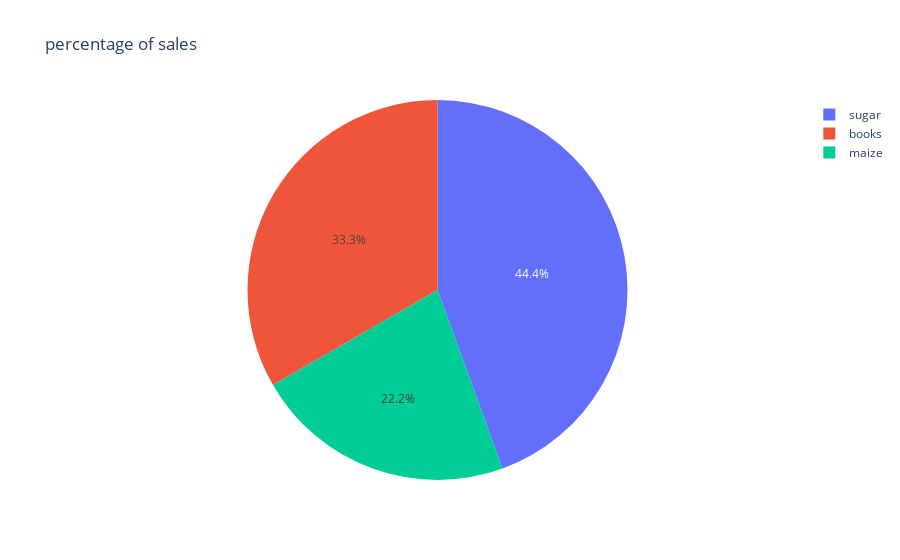

Here is the notebook cell this chart was saved with:
### Code cell
px.pie(dt,names = "Sales",values = "count",title = "percentage of sales")

### Figure 1 — Plotly figure (JSON) as saved in the notebook; plotly's stock layout.template omitted (floating-point values rounded to 4 significant figures)
{"data": [{"domain": {"x": [0, 1], "y": [0, 1]}, "hovertemplate": "Sales=%{label}<br>count=%{value}<extra></extra>", "labels": ["books", "maize", "sugar"], "legendgroup": "", "name": "", "showlegend": true, "type": "pie", "values": [3, 2, 4]}], "layout": {"legend": {"tracegroupgap": 0}, "title": {"text": "percentage of sales"}}}
